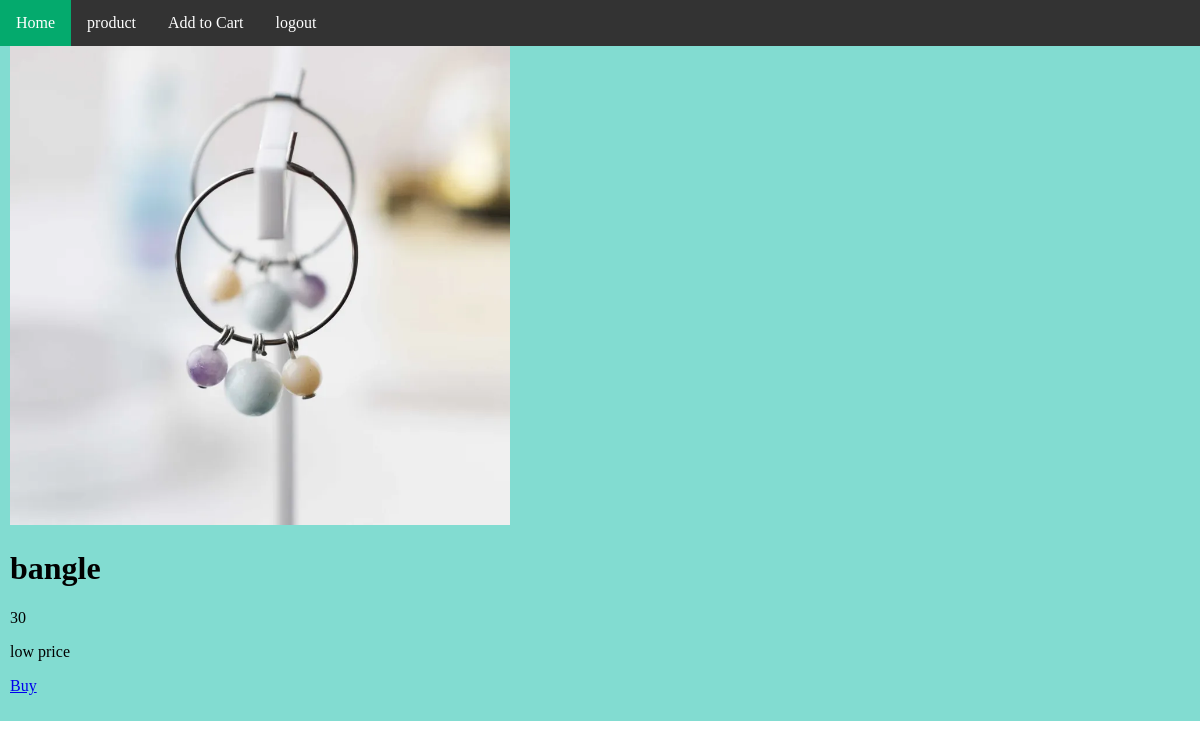
Page /prodetails/1 on the committed database.
### app/models.py (models this page shows, shortened)
class Product(models.Model):
    name = models.TextField()
    discription = models.TextField()
    price = models.IntegerField()
    category = models.TextField()
    quantity = models.IntegerField()
    offerprice = models.IntegerField()
    image = models.FileField()

### app/views.py (the view)
# urls.py: path('prodetails/<int:id>',views.prodetails),
def prodetails(req,id):
    data=Product.objects.get(pk=id)
    return render(req,'prodetails.html',{'data':data})

### template/prodetails.html (shortened to what this page needs)
<!DOCTYPE html>
<html>
<head>
</head>
<body>
<ul>
  <li><a class="active" href="../userhome">Home</a></li>
  <li><a href="../userviewproduct">product</a></li>
  <li><a href="../cart">Add to Cart</a></li>
  <li><a href="../logout">logout</a></li>
</ul>
<div style="padding:10px;margin-top:15px;background-color:#82dcd1;">
  <div class="card">
    <img src="{{data.image.url}}" alt="" style="width:500px">
    <h1>{{data.name}}</h1>
    <p>{{data.price}}</p>
    <p>{{data.discription}}</p>
    <p>
      <a href="../buy">Buy</p>
  </div>
</div>
</body>
</html>

### template/prodetails.html (style rules this page uses)
body { margin:0; }
ul { list-style-type: none; margin: 0; padding: 0; overflow: hidden; background-color: #333; position: fixed; top: 0; width: 100%; }
li { float: left; }
li a { display: block; color: white; text-align: center; padding: 14px 16px; text-decoration: none; }
.active { background-color: #04AA6D; }

### rows in the picture
Product: image (picture), name "bangle", price "30", discription "low price"
